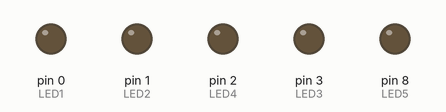
Simulated run of this sketch. Board: Arduino Uno, built with avr-gcc and run on an emulated ATmega328P. Shown: output pins drawn as LEDs (lit = HIGH).

Above: at 0.11 s.
Timing chart, 0 to 3.0 s (numbered marks = the images above):
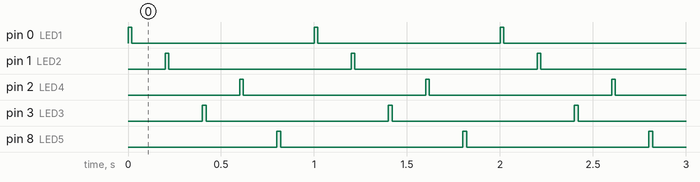

The sketch:

p3a.ino
```cpp
enum {LED1 = 0, LED2 = 1, LED3 = 3, LED4 = 2, LED5 = 8, SWITCH = 10};
int leds[] = {LED1, LED2, LED3, LED4, LED5};

void setup()
{
  pinMode(SWITCH, INPUT);
  digitalWrite(SWITCH, 1);
  pinMode(LED1, OUTPUT);
  pinMode(LED2, OUTPUT);
  pinMode(LED3, OUTPUT);
  pinMode(LED4, OUTPUT);
  pinMode(LED5, OUTPUT);
  digitalWrite(LED1, 0);
  digitalWrite(LED2, 0);
  digitalWrite(LED3, 0);
  digitalWrite(LED4, 0);
  digitalWrite(LED5, 0);
}

void loop()
{
  for (int i=0; i<5; i++)
  {
    digitalWrite(leds[i], 1);
    delay(20);
    digitalWrite(leds[i], 0);
    delay(180);
  }
}
```

Measured:
- by itself, pin 0 (LED1), pin 1 (LED2), pin 2 (LED4), pin 3 (LED3), pin 8 (LED5): alternates HIGH for 0.02 s and LOW for 0.98 s
- by itself, everything shown: repeats every 2.0 s, in 10 steps
